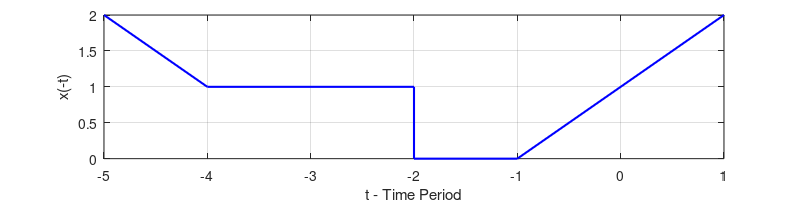

MATLAB code for this plot:
clc;
clear all;
%t =[-5 -3 -2 -2 0 1]; 
t0 = [1 -1 -2 -2 -4 -5];
x =[2 0 0 1 1 2];
plot(t0, x, 'blue', 'LineWidth', 1.5);

grid on;
set(gcf, 'Units', 'Inches', 'Position', [2, 3, 8, 2], 'PaperUnits', 'Inches', 'PaperSize', [8, 2]);

xlabel('t - Time Period');
ylabel('x(-t)');

set(gcf, 'PaperUnits', 'inches');
 x_width=8 ;y_width=2;
 set(gcf, 'PaperPosition', [0 0 x_width y_width]); %
 saveas(gcf,'fig3_refl.jpg');
